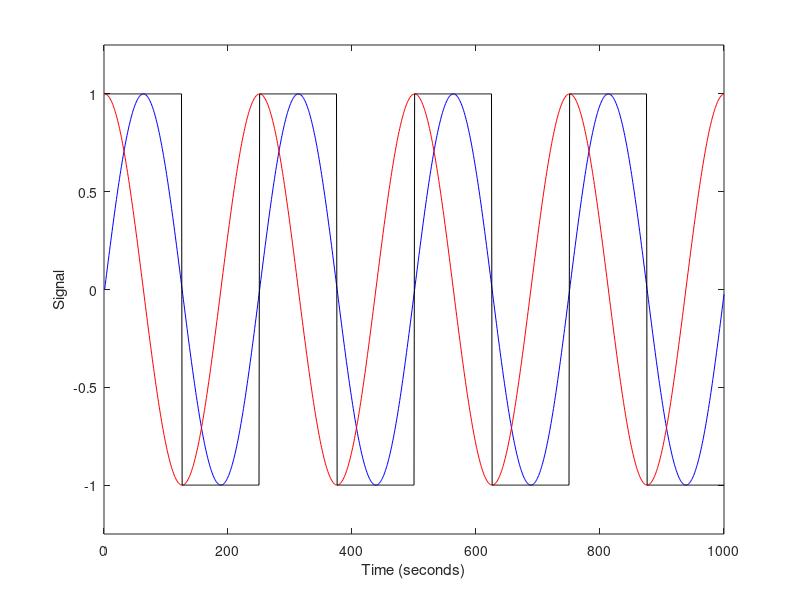

Write the MATLAB code that produced this figure. (Note: this script raises an error after producing the figure.)

% Question 1 

clear all 
close all
% a) 
f = 4; %4 Hz frequency  
fs = 1000; %sampling frequency 
N = 1000; %num sampling points
t = (0:N-1)/fs; %time vector 
sine = sin(2*pi*f*t); 
sq = square(2*pi*f*t); 
cosine = cos(2*pi*f*t); 
figure; 
plot(sine, 'b'); hold on;
plot(cosine, 'r'); hold on; 
plot(sq,'k')
xlabel('Time (seconds)') 
ylabel('Signal') 
ylim([-1.25 1.25])

% b)  
r_sin = mean(sine.*sq); 
r_cos = mean(cosine.*sq); 

% C)  
%manual calculation 
% r_sin = (1/T)*integral(sine*sq) over [0,T] T = 1/4 = 250ms 
%       = integral(sine*sq) over [0,.5T] + integral(sine*sq) over [0.5T,T]
%       = -cos(0) + cos(0.5*T) + cos(0.5*T) - cos(T) 
%       = -1 +1 +1 -1
%       = 0

% r_cos = (1/T)*integral(cosine*sq) over [0,T] T = 1/4 = 250ms 
%       = integral(cos*sq) over [0,.5T] + integral(cos*sq) over [0.5T,T]
%       = sin(0) - sin(0.5*T) - sin(0.5*T) + sin(T) 
%       = sin(0) - sin(T)
%       = 0 

% Question 2 

load dataforEEG.mat 
N = length(eeg); %num samples
interval = 16; %16 sec signal 

% a)
%sampling frequency: 
fs = N/interval; 
t = (1:length(eeg))/fs;

% b)

rmax = (1:20); 
for i=1:20
    x = sin(2*pi*i*t); 
    r = xcorr(eeg,x); 
    rmax(i) = max(r); 
end
figure;
plot(rmax)
xlabel('Frequency (Hz)') 
ylabel('Max Xcorr') 

%max peak is in 7Hz range, this is the alpha wave 

% Question 3  
load dataforResp 

% a) 
N = length(resp); %num samples
fs = N / 125; %sampling frequency for 125s interval 
f = (1:N)*fs/N;%frequency vector 
X = fft(resp); %complex fourier transform 

%only plot spectrum up to 2Hz 
index = round(2*(N/fs));  

%plot magnitude 
subplot(2,1,1);
plot(f(1:index-1),abs(X(2:index)),'k'); 
xlabel('Frequency (Hz)'); 
ylabel('Magnitude');

%unwrap smooths out discontinuities 
phase = unwrap(angle(X)); 

%plot phase 
subplot(2,1,2); 
plot(f(1:index-1),phase(2:index),'k'); 
xlabel('Frequency (Hz)'); 
ylabel('Phase'); 

% b) 

%find maximal peak and its frequency/time location
[peak, n_peak] = max(abs(X(2:index))); 
max_freq = f(n_peak); %breathing frequency 
max_time = 1/max_freq; 
breaths_per_minute = 60 / max_time; 

